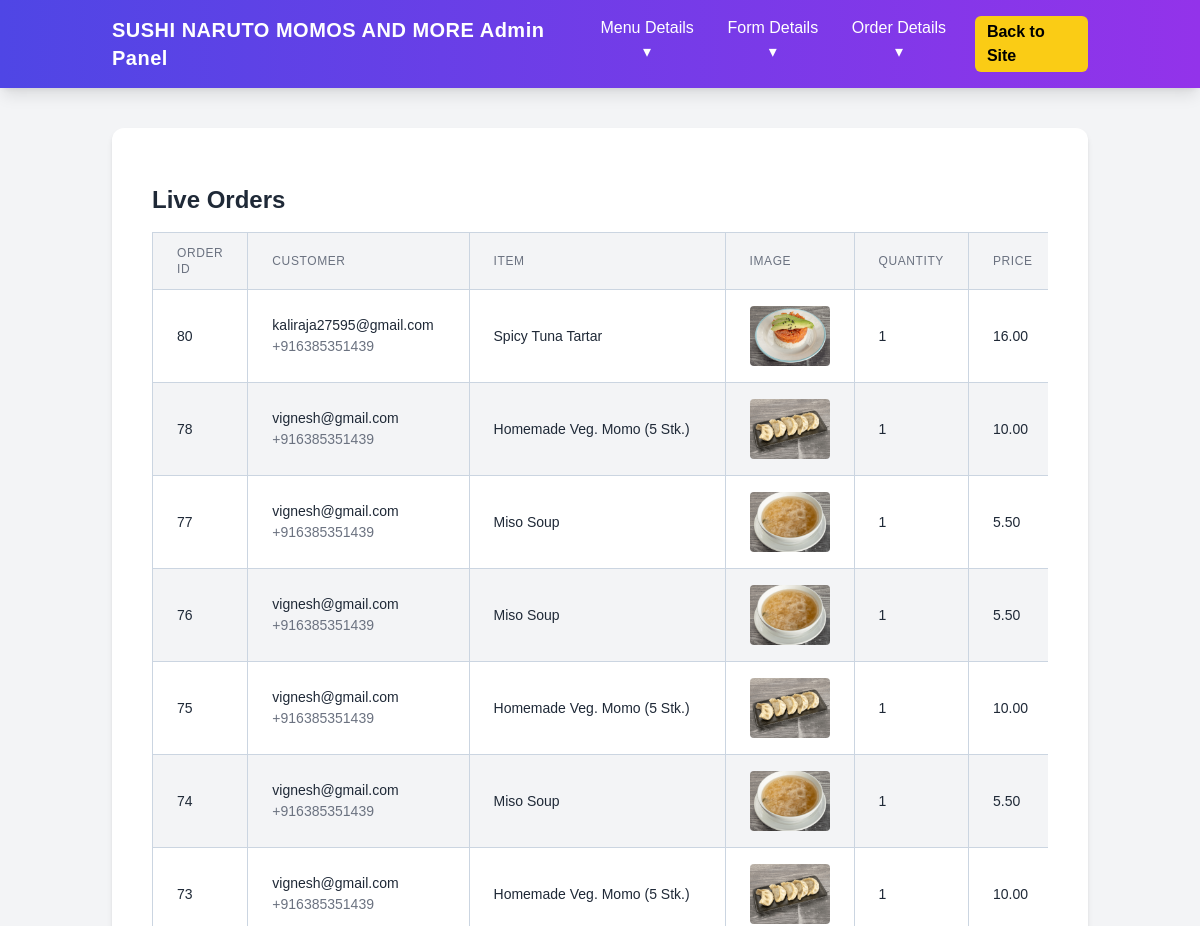
/order/live/ (signed in, upper part), run on an earlier commit of the app's database.
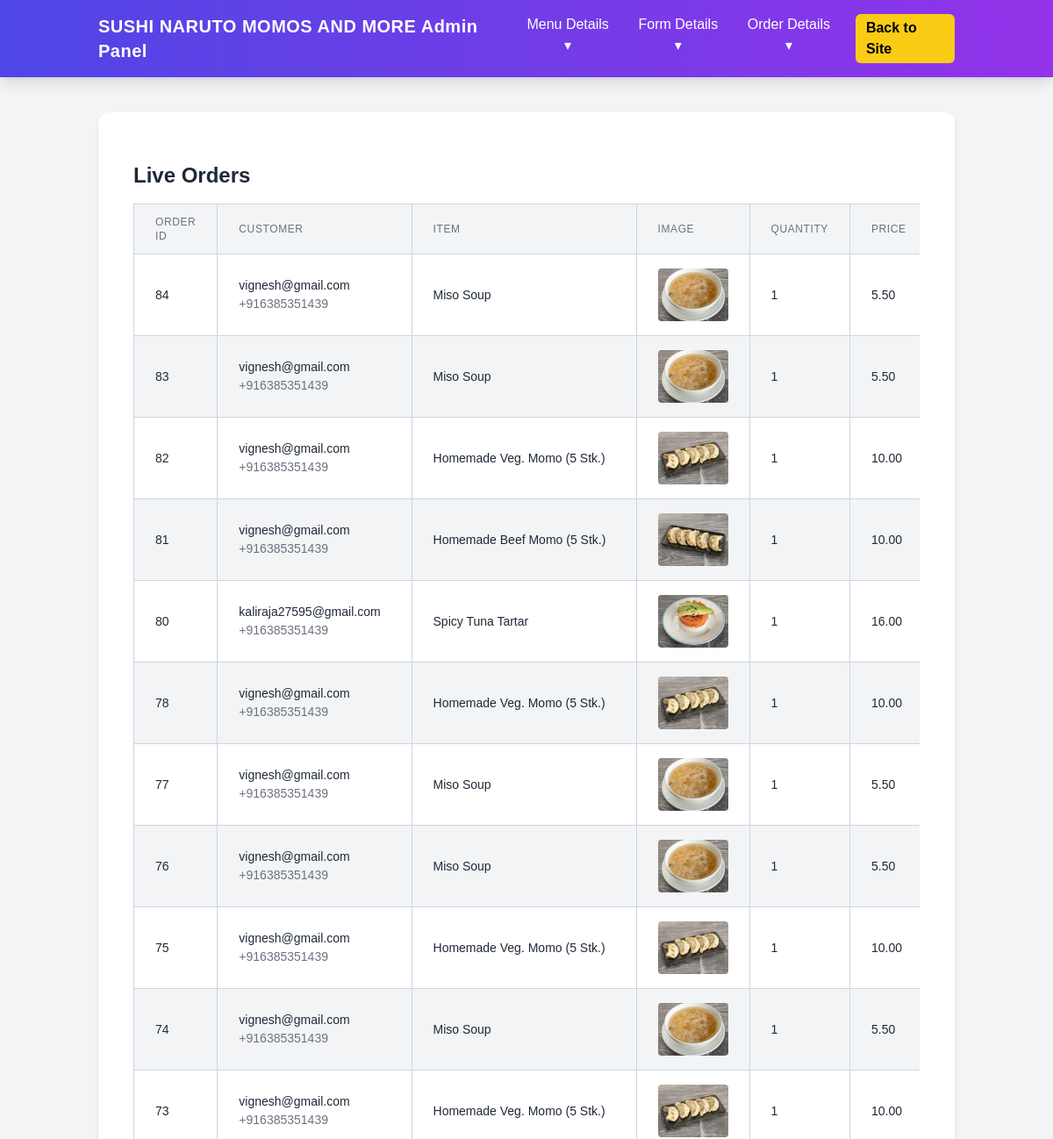
And on a later commit of the database.
### sushi/models.py (models this page shows, shortened)
class Order(models.Model):
    ORDER_TYPE_CHOICES = [
        ('now', 'Order Now'),
        ('later', 'Order Later'),
    ]
    DELIVERY_CHOICES = [
        ('Click & Collect', 'Click & Collect (Free)'),
        ('Free', 'Free'),
        ('Livraison Express 3.5km', 'Livraison Express 3.5km'),
    ]
    item = models.CharField(max_length=200)
    price = models.DecimalField(max_digits=7, decimal_places=2)
    qty = models.PositiveIntegerField()
    order_type = models.CharField(max_length=10, choices=ORDER_TYPE_CHOICES)
    order_date = models.DateField(null=True, blank=True)
    order_time = models.TimeField(null=True, blank=True)
    email = models.EmailField()
    mobile = models.CharField(max_length=30)
    address = models.CharField(max_length=255)
    delivery = models.CharField(max_length=40, choices=DELIVERY_CHOICES)
    created_at = models.DateTimeField(default=timezone.now)
    status = models.CharField(max_length=30, default='pending')
    cancellation_reason = models.TextField(blank=True, null=True)

### sushi/views.py (the view)
# urls.py: path('order/live/', views.order_live, name='order_live'),
@login_required
def order_live(request):
    if not request.user.is_staff:
        return redirect('admin_login')
    pending_orders = Order.objects.filter(
        status__in=['pending', 'Accepted', 'Making', 'Ready to Collect']
    ).order_by('-created_at')
    orders_with_items = []
    for order in pending_orders:
        try:
            menu_item = MenuItem.objects.get(name=order.item)
            image = menu_item.image
        except MenuItem.DoesNotExist:
            image = None
        orders_with_items.append({
            'order': order,
            'image': image,
            'status_class': get_status_class(order.status),
            'created_at_formatted': order.created_at.strftime("%Y-%m-%d %H:%M:%S")
        })
    return render(request, 'admin2/order_live.html', {
        'orders_with_items': orders_with_items,
        'active_tab': 'live_orders'
    })

### sushi/views.py (called while the page is built)
def get_status_class(status):
    status_classes = {
        'pending': 'bg-yellow-100 text-yellow-800',
        'Accepted': 'bg-blue-100 text-blue-800',
        'Making': 'bg-purple-100 text-purple-800',
        'Ready to Collect': 'bg-green-100 text-green-800',
        'Delivered': 'bg-gray-100 text-gray-800',
        'Cancelled': 'bg-red-100 text-red-800'
    }
    return status_classes.get(status, 'bg-gray-100 text-gray-800')

### sushi/templates/admin2/order_live.html (shortened to what this page needs)
{% extends 'admin2/base2.html' %}
{% block content %}
{% load static %}
<link rel="stylesheet" href="{% static 'css/excel_table.css' %}">
<div class="container mx-auto px-4 py-8">
    <h1 class="text-2xl font-bold mb-4">Live Orders</h1>
    <div class="overflow-x-auto">
        <table class="min-w-full bg-white border border-gray-200">
            <thead>
                <tr class="bg-gray-100">
                    <th class="px-6 py-3 text-left text-xs font-medium text-gray-500 uppercase tracking-wider">Order ID</th>
                    <th class="px-6 py-3 text-left text-xs font-medium text-gray-500 uppercase tracking-wider">Customer</th>
                    <th class="px-6 py-3 text-left text-xs font-medium text-gray-500 uppercase tracking-wider">Item</th>
                    <th class="px-6 py-3 text-left text-xs font-medium text-gray-500 uppercase tracking-wider">Image</th>
                    <th class="px-6 py-3 text-left text-xs font-medium text-gray-500 uppercase tracking-wider">Quantity</th>
                    <th class="px-6 py-3 text-left text-xs font-medium text-gray-500 uppercase tracking-wider">Price</th>
                </tr>
            </thead>
            <tbody class="divide-y divide-gray-200">
                {% for item in orders_with_items %}
                <tr>
                    <td class="px-6 py-4 whitespace-nowrap">{{ item.order.id }}</td>
                    <td class="px-6 py-4 whitespace-nowrap">
                        {{ item.order.email }}<br>
                        <span class="text-sm text-gray-500">{{ item.order.mobile }}</span>
                    </td>
                    <td class="px-6 py-4 whitespace-nowrap">{{ item.order.item }}</td>
                    <td class="px-6 py-4 whitespace-nowrap">
                        {% if item.image %}
                            <img src="{{ item.image.url }}" alt="{{ item.order.item }}" width="100">
                        {% else %}
                            No image
                        {% endif %}
                    </td>
                    <td class="px-6 py-4 whitespace-nowrap">{{ item.order.qty }}</td>
                    <td class="px-6 py-4 whitespace-nowrap">{{ item.order.price }}</td>
                </tr>
                {% empty %}
                <tr>
                    <td colspan="8" class="px-6 py-4 text-center text-gray-500">No live orders.</td>
                </tr>
                {% endfor %}
            </tbody>
        </table>
    </div>
</div>
{% endblock %}

### sushi/templates/admin2/base2.html (shortened to what this page needs)
{% load static %}
<!DOCTYPE html>
<html lang="en">
<head>
    <link rel="stylesheet" href="{% static 'css/auth.css' %}">
    <link rel="stylesheet" href="{% static 'css/admin_dashboard.css' %}">
    <script src="https://cdn.tailwindcss.com"></script>
    <link rel="stylesheet" href="https://cdnjs.cloudflare.com/ajax/libs/toastr.js/latest/toastr.min.css">
</head>
<body class="bg-gray-100 text-gray-800 font-sans">
    <header class="bg-gradient-to-r from-indigo-600 to-purple-600 shadow-lg">
        <nav class="container mx-auto flex justify-between items-center py-4 px-6 text-white relative">
            <div class="text-xl font-bold tracking-wide">
                SUSHI NARUTO MOMOS AND MORE Admin Panel
            </div>
            <div id="menu"
                class="hidden lg:flex flex-col lg:flex-row lg:space-x-6 space-y-2 lg:space-y-0 absolute lg:static top-16 left-0 w-full lg:w-auto bg-indigo-700 lg:bg-transparent p-4 lg:p-0 z-50 rounded-lg">
                <div class="group relative">
                    <button class="hover:text-yellow-300 transition font-medium">Menu Details ▾</button>
                </div>
                <div class="group relative">
                    <button class="hover:text-yellow-300 transition font-medium">Form Details ▾</button>
                </div>
                <div class="group relative">
                    <button class="hover:text-yellow-300 transition font-medium">Order Details ▾</button>
                </div>
                <a href="/" class="bg-yellow-400 hover:bg-yellow-500 text-black font-semibold px-3 py-1 rounded-md transition">
                    Back to Site
                </a>
            </div>
        </nav>
    </header>
    <main class="container mx-auto px-6 py-10">
        <div class="bg-white rounded-xl shadow-md p-6">
            {% block content %}{% endblock %}
        </div>
    </main>
</body>
</html>

### sushi/static/css/auth.css (style rules this page uses)
* { margin: 0; padding: 0; box-sizing: border-box; font-family: 'Poppins', sans-serif; }

### sushi/static/css/excel_table.css (style rules this page uses)
table { width: 100%; border-collapse: collapse; font-family: 'Segoe UI', Tahoma, Geneva, Verdana, sans-serif; background-color: #fff; box-shadow: 0 4px 12px rgba(0,0,0,0.05); }
thead { background-color: #1e40af; color: #fff; position: sticky; top: 0; z-index: 10; }
thead th { border: 1px solid #cbd5e1; padding: 10px; text-align: left; font-weight: 600; text-transform: uppercase; font-size: 0.85rem; }
tbody td { border: 1px solid #cbd5e1; padding: 8px 10px; font-size: 0.875rem; vertical-align: middle; }
tbody tr:nth-child(even) { background-color: #f3f4f6; }
tbody img { max-width: 80px; max-height: 60px; object-fit: cover; border-radius: 4px; }

What changed in the data, as far as the page shows it:
added Order: order.id "84", order.email "vignesh@gmail.com", order.mobile "+916385351439", order.item "Miso Soup", order.qty "1", order.price "5.50"
added Order: order.id "83", order.email "vignesh@gmail.com", order.mobile "+916385351439", order.item "Miso Soup", order.qty "1", order.price "5.50"
added Order: order.id "82", order.email "vignesh@gmail.com", order.mobile "+916385351439", order.item "Homemade Veg. Momo (5 Stk.)", order.qty "1", order.price "10.00"
added Order: order.id "81", order.email "vignesh@gmail.com", order.mobile "+916385351439", order.item "Homemade Beef Momo (5 Stk.)", shows a picture, order.qty "1", order.price "10.00"
